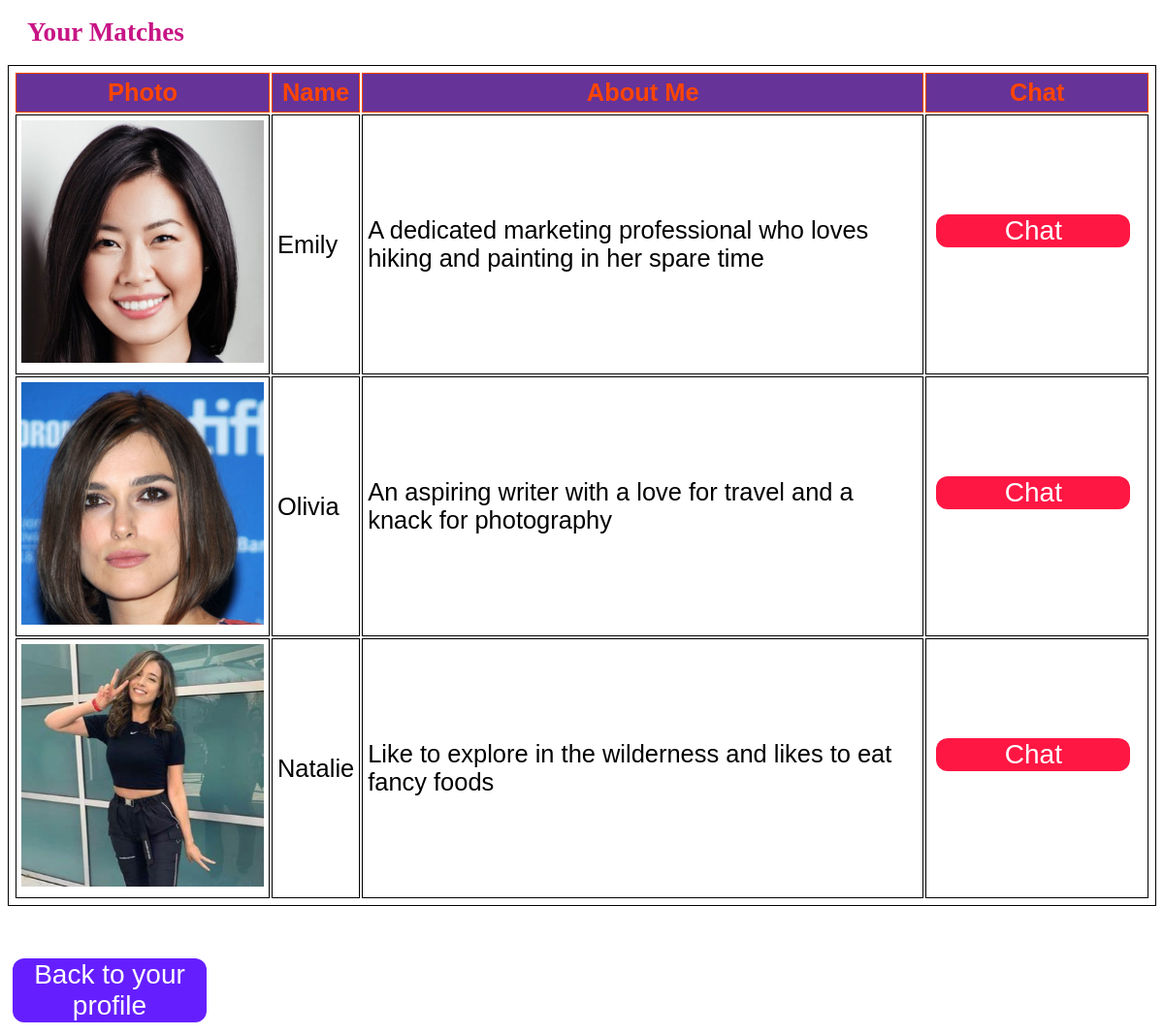
The app's page /view_matches (signed in) with its own data.
### app/models.py (models this page shows)
class Soulmate(db.Model):
    __tablename__ = 'soulmates'
    id = db.Column(db.Integer, primary_key=True)
    name = db.Column(db.String)
    age = db.Column(db.Integer)
    gender = db.Column(db.String)
    bio = db.Column(db.String)
    pic = db.Column(db.String)

### app/routes.py (the view)
@app.route('/view_matches')
def view_matches():
    matches = current_user.soulmates
    return render_template('view_matches.html', matches = matches)

### app/__init__.py (called while the page is built)
@login_manager.user_loader
def load_user(id):
    try:
        return db.session.query(User).filter(User.id==id).one()
    except:
        return None

### templates/view_matches.html (shortened to what this page needs)
{% extends 'base.html' %}
{% block main %}
<h1 style ="font-size: 170%; font-family: 'Franklin Gothic Medium', 'Arial Narrow'; color: mediumvioletred;" >
Your Matches</h1>
<div style="margin-bottom: 49px;">
    <table style="font-size: 159%;">
        <tr>
            <th>Photo</th>
            <th>Name</th>
            <th>About Me</th>
            <th>Chat</th>
        </tr>
        {% for match in matches %}
            <tr>
                <td><img src="/static/profile_images/{{match.pic}}" alt="{{ match.name }}" style="width: 250px; height: 250px;"></td>
                <td>{{ match.name }}</td>
                <td>{{ match.bio }}</td>
                <td><button type="button" style = "background-color: #FF1744;" class="button3"  onclick="simple_action('{{ url_for('chat', recipient=match.id) }}')">Chat</button>&nbsp;&nbsp;</td>
            </tr>
        {% endfor %}
    </table>
</div>
<button type="button" class="button3" onclick="simple_action('{{ url_for('user_profile') }}')">
    <span>Back to your profile</span>
</button>&nbsp;&nbsp;
{% endblock %}

### templates/base.html (shortened to what this page needs)
<!DOCTYPE html>
<html lang="en">
<head>
    <link rel="stylesheet"  type="text/css" href="{{ url_for('.static', filename='style.css')}} ">
</head>
<body>
{% block main %}
{% endblock %}
</body>
</html>

### static/style.css (style rules this page uses)
body { font-family: Arial, Helvetica, sans-serif; font-size: medium; }
h1 { color: navy; margin-left: 20px; }
table, th, td { border: 1px solid; padding: 5px; color: #000000 }
th { background-color: rebeccapurple; color: orangered }
.button3 { font-size: 16px; display:inline-box; background-color: #651FFF ; border-radius: 12px; border: none; color: #ffffff; text-align: center; font-size: 28px; padding: 1px 5px; width: 200px; transition: all 0.5s; cursor: pointer; margin: 5px; }
button span { cursor: pointer; display: inline-block; position: relative; transition: 0.5s; }
button span:after { content: '\00bb'; position: absolute; opacity: 5; top: 0; right: -20px; transition: 1ms; }

### records on screen
Soulmate: pic (picture), name "Emily", bio "A dedicated marketing professional who loves hiking and painting in her spare time"
Soulmate: pic (picture), name "Olivia", bio "An aspiring writer with a love for travel and a knack for photography"
Soulmate: pic (picture), name "Natalie", bio "Like to explore in the wilderness and likes to eat fancy foods"
